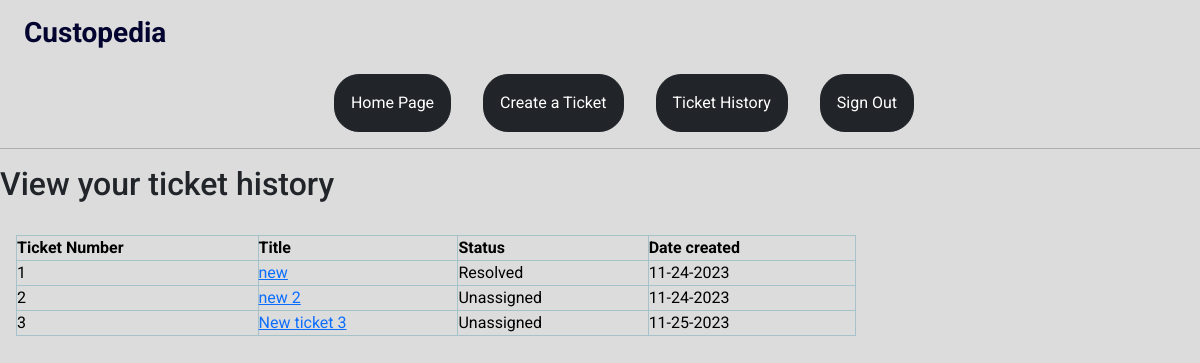
The app's page /ticket_history (signed in) with its own data.
### app/models/tickets.py (models this page shows, shortened)
class Ticket(db.Model):
    id = db.Column(db.Integer, primary_key=True)
    title = db.Column(db.String(45), index=True, nullable=False)
    incident_type = db.Column(db.String(45), index=True, nullable=False)
    product = db.Column(db.String(45), index=True, nullable=False)
    product_category = db.Column(db.String(45), index=True, nullable=False)
    description = db.Column(db.Text, index=True, nullable=False)
    user_id = db.Column(db.Integer, db.ForeignKey("user.id"), nullable=False)
    file_attachments = db.Column(db.String(45))
    created_at = db.Column(db.DateTime(timezone=True),
                           default=datetime.now)
    status = db.Column(db.String(30), index=True, default="Unassigned",
                             nullable=False)
    updated_ticket = db.relationship("UpdatedTicket", backref="original", lazy=True)

### app/tickets/routes.py (the view)
@tickets.route("/ticket_history", strict_slashes=False)
@login_required
def ticket_history():
        tickets = Ticket.query.all()
        return render_template("ticket_history.html",
                               title="Ticket History", tickets=tickets)

### app/models/users.py (called while the page is built)
    @login_manager.user_loader
    def load_user(id):
        return User.query.get(int(id))

### app/templates/ticket_history.html
{% extends 'base.html' %} {% block content %}
<h2>View your ticket history</h2>
<table class="table-info table-bordered" style="width: 70vw; margin-left: 1em; margin-top: 2em;">
  <thead>
    <tr>
      <th class="table-info">Ticket Number</th>
      <th class="table-info">Title</th>
      <th class="table-info">Status</th>
      <th class="table-info">Date created</th>
    </tr>
  </thead>
  <tbody>
    {% for t in current_user.tickets %}
    <tr>
      <td class="table-info">{{ t.id }}</td>
      <td class="table-info"><a href="{{ url_for('tickets.view_ticket', ticket_id=t.id) }}">{{ t.title }}</a></td>
      <td class="table-info">{{ t.status }}</td>
      {% if t.created_at %}
      <td>{{ t.created_at.strftime('%m-%d-%Y') }}</td>
      {% else %}
      <td>{{ t.updated_at.strftime('%m-%d-%Y') }}</td>
      {% endif %} {% endfor %}
    </tr>
  </tbody>
</table>
<br>
{% endblock %}

### app/static/styles/main.css (style rules this page uses)
body { margin: 0; background-color: gainsboro; font-family: "Roboto", sans-serf; }
html { scroll-behavior: smooth; }
* { margin: 0; padding: 0; box-sizing: border-box; transition: var(--transition); }

### records on screen
Ticket: id "1", title "new", status "Resolved", created_at "11-24-2023"
Ticket: id "2", title "new 2", status "Unassigned", created_at "11-24-2023"
Ticket: id "3", title "New ticket 3", status "Unassigned", created_at "11-25-2023"
